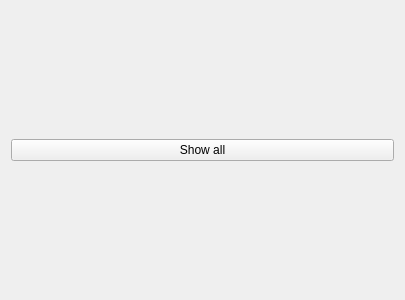
<?xml version="1.0" encoding="UTF-8"?>
<ui version="4.0">
 <class>Network_layout</class>
 <widget class="QWidget" name="Network_layout">
  <property name="geometry">
   <rect>
    <x>0</x>
    <y>0</y>
    <width>405</width>
    <height>300</height>
   </rect>
  </property>
  <property name="sizePolicy">
   <sizepolicy hsizetype="Expanding" vsizetype="Expanding">
    <horstretch>0</horstretch>
    <verstretch>1</verstretch>
   </sizepolicy>
  </property>
  <property name="windowTitle">
   <string>Form</string>
  </property>
  <layout class="QVBoxLayout" name="verticalLayout">
   <item>
    <layout class="QHBoxLayout" name="horizontalLayout">
     <item>
      <widget class="QPushButton" name="btn_showAll">
       <property name="sizePolicy">
        <sizepolicy hsizetype="Expanding" vsizetype="Fixed">
         <horstretch>0</horstretch>
         <verstretch>0</verstretch>
        </sizepolicy>
       </property>
       <property name="text">
        <string>Show all</string>
       </property>
       <property name="autoDefault">
        <bool>false</bool>
       </property>
       <property name="default">
        <bool>false</bool>
       </property>
      </widget>
     </item>
    </layout>
   </item>
  </layout>
 </widget>
 <tabstops>
  <tabstop>btn_showAll</tabstop>
 </tabstops>
 <resources/>
 <connections/>
</ui>
